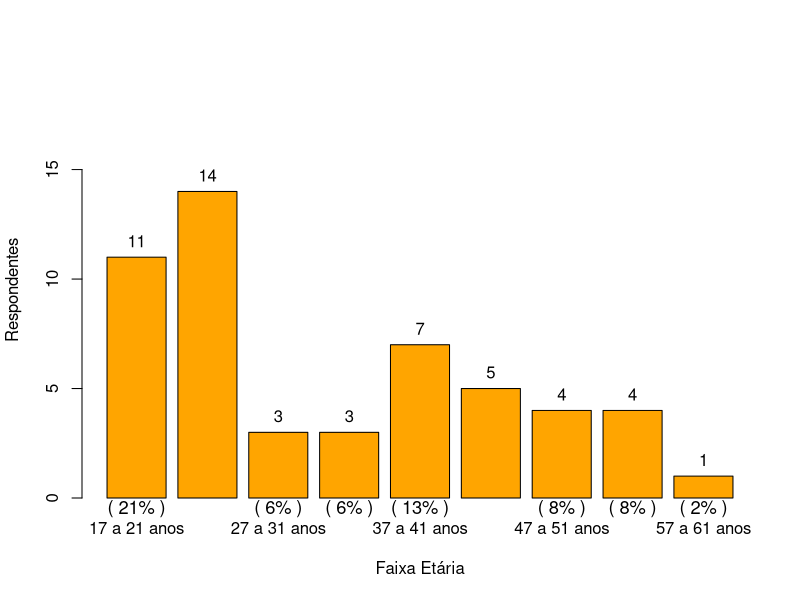
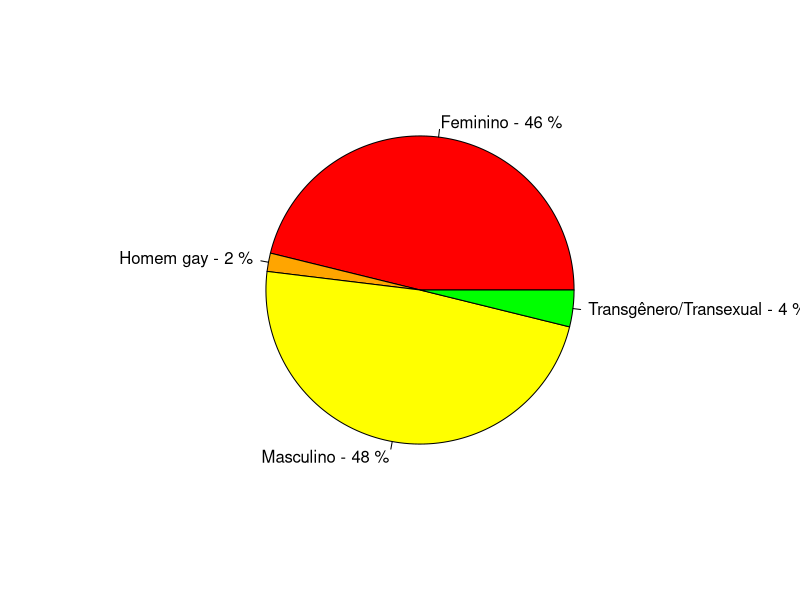
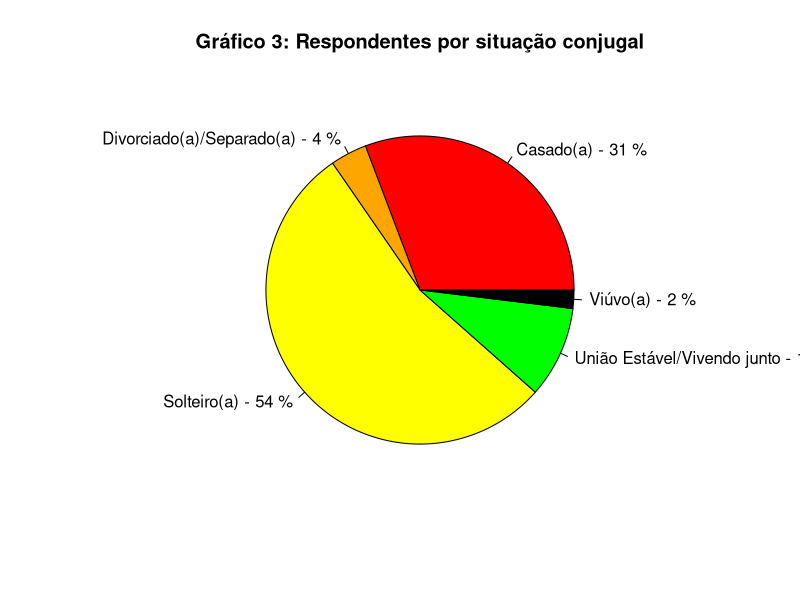

Recreate these plots in R, in order.
## ---- chunk 1
options(tinytex.verbose = TRUE)
## ---- chunk 2
# Função para obter em qual ambiente (Sistema Operacional) o RStudio está sendo executado
get_os <- function(){
  sysinf <- Sys.info()
  if (!is.null(sysinf)){
    os <- sysinf['sysname']
    if (os == 'Darwin')
      os <- "osx"
  } else { ## mystery machine
    os <- .Platform$OS.type
    if (grepl("^darwin", R.version$os))
      os <- "osx"
    if (grepl("linux-gnu", R.version$os))
      os <- "linux"
  }
  tolower(os)
}
if (get_os() == "windows"){
  knitr::opts_knit$set(root.dir = "D:/Github/espaco-virtual-e-geracoes")
  knitr::opts_knit$set(fig_path = ".png", list(fig.path = "D:/Github/espaco-virtual-e-geracoes/final/", label = "aed"), 1:2)
}
if (get_os() == "osx"){
     knitr::opts_knit$set(root.dir = "/Users/jpalbino/Library/Mobile Documents/com~apple~CloudDocs/GitHub/with-a-little-help-from-my-friends/artigo-final")
     knitr::opts_knit$set(fig_path = ".png", list(fig.path = "/Users/jpalbino/Library/Mobile Documents/com~apple~CloudDocs/GitHub/with-a-little-help-from-my-friends/artigo-final/figura-", label = "aed"), 1:2)
}
knitr::opts_chunk$set(echo = TRUE)
## ---- chunk 3
# - ETAPA INICIAL
#--- Importação e preparação dos dados
# versão inicial em 05/01/2023.
# versão do projeto "Impacto da Covid 19 nos Estudantes de Ensino Superior" no GitHub

# Lendo o arquivo em .csv
dbf.csv <-read.csv("./dados/COVID19IES.csv", header = TRUE, sep = ";", quote = "\"", dec = ".")
## ---- chunk 4
# número total de observações no dataframe
total_casos <- nrow(dbf.csv)
## ---- chunk 5
## Gráfico 1 Faixa Etária dos respondentes
# Versão 2, utilizando a definição divisão das faixas etárias:
# 17 - 21
# 22 - 26
# 27 - 31
# 32 - 36
# 37 - 41
# 42 - 46 
# 47 - 51 
# 52 - 56
# 57 - 61

idade_concat <- data.frame(idade=dbf.csv$idade, faixa_etaria="")

for (k in 1:nrow(idade_concat)) {
  if(idade_concat$idade[k] <= 21) idade_concat$faixa_etaria[k] <- "17 a 21 anos"
  if(idade_concat$idade[k] >= 22 & idade_concat$idade[k] <= 26) idade_concat$faixa_etaria[k] <- "22 a 26 anos"
  if(idade_concat$idade[k] >= 27 & idade_concat$idade[k] <= 31) idade_concat$faixa_etaria[k] <- "27 a 31 anos"
  if(idade_concat$idade[k] >= 32 & idade_concat$idade[k] <= 36) idade_concat$faixa_etaria[k] <- "32 a 36 anos"
  if(idade_concat$idade[k] >= 37 & idade_concat$idade[k] <= 41) idade_concat$faixa_etaria[k] <- "37 a 41 anos"
  if(idade_concat$idade[k] >= 42 & idade_concat$idade[k] <= 46) idade_concat$faixa_etaria[k] <- "42 a 46 anos" 
  if(idade_concat$idade[k] >= 47 & idade_concat$idade[k] <= 51) idade_concat$faixa_etaria[k] <- "47 a 51 anos" 
  if(idade_concat$idade[k] >= 52 & idade_concat$idade[k] <= 56) idade_concat$faixa_etaria[k] <- "52 a 56 anos"
  if(idade_concat$idade[k] >= 57 & idade_concat$idade[k] <= 61) idade_concat$faixa_etaria[k] <- "57 a 61 anos"
  if(idade_concat$idade[k] > 61) idade_concat$faixa_etaria[k] <- "acima de 61 anos"
}

casos_idade_concat <- table(idade_concat$faixa_etaria)

#Cálculo da porcentagem das faixas etárias
pct_idade3 <- paste0(round(unname(casos_idade_concat) / sum(unname(casos_idade_concat)) * 100,0), "%")

# Gráfico do tipo barra das faixas etárias
graph.idade_concat <- barplot(casos_idade_concat, 
#                               main = "Gráfico 1: Faixa etária dos respondentes",
                               xlab = "Faixa Etária", 
                               ylab = "Respondentes",
                               col = "orange",
                               horiz = F,
                               ylim = c(0,max(casos_idade_concat) + 5))
text(x = graph.idade_concat, y = casos_idade_concat, label = unname(casos_idade_concat), cex=1, pos=3)
axis(1, at=graph.idade_concat, labels=paste("(", pct_idade3, ")"), tick=F, las=1, line=-1.0, cex.axis= 1.1)
## ---- chunk 6
# Dados do Gráfico 2
casos_genero <- table(dbf.csv$genero)

pct_genero <- paste(round(unname(casos_genero) / sum(unname(casos_genero)) * 100), "%")

#Gráfico 2: Quantidade de respondentes por sexo
# Gráfico tipo "pizza"
pie(casos_genero,
    edges = 200, radius = 0.8,
    clockwise = F,
    density = NULL, angle = 90, col = c("red", "orange", "yellow", "green"),
    labels = paste(names(casos_genero), "-", pct_genero))
#    main = "Gráfico 2: Quantidade de respondentes por gênero")
## ---- chunk 7
# Dados do Gráfico 3
casos_conjugal <- table(dbf.csv$situacao_conjugal)

pct_conjugal <- paste(round(unname(casos_conjugal) / sum(unname(casos_conjugal)) * 100), "%")

#Gráfico 3: Quantidade de respondentes por situação conjugal
# Gráfico tipo "pizza"
pie(casos_conjugal,
    edges = 200, radius = 0.8,
    clockwise = F,
    density = NULL, angle = 90, col = c("red", "orange", "yellow", "green", "black"),
    labels = paste(names(casos_conjugal), "-", pct_conjugal),
    main = "Gráfico 3: Respondentes por situação conjugal")

